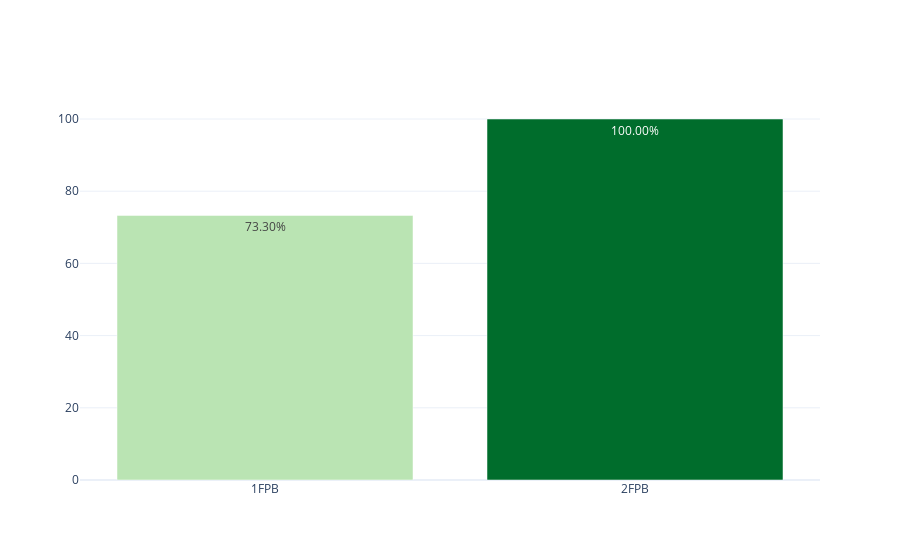

Notebook source saved alongside this figure:
### Markdown cell above
## FPB

### Code cell
dfc_FPB = loaders.get_data_by_stages(dfc, 'FPB')
myplotly.bar_simple(dfc_FPB.index, dfc_FPB['éxito'])

### Figure 1 — Plotly figure (JSON) as saved in the notebook; plotly's stock layout.template omitted (floating-point values rounded to 4 significant figures)
{"data": [{"hoverinfo": "x+text", "marker": {"color": [73.3, 100], "colorscale": [[0, "rgb(186,228,179)"], [0.3333, "rgb(116,196,118)"], [0.6667, "rgb(49,163,84)"], [1, "rgb(0,109,44)"]]}, "text": ["73.30%", "100.00%"], "type": "bar", "x": ["1FPB", "2FPB"], "y": [73.3, 100]}], "layout": {"title": {"text": ""}}}
